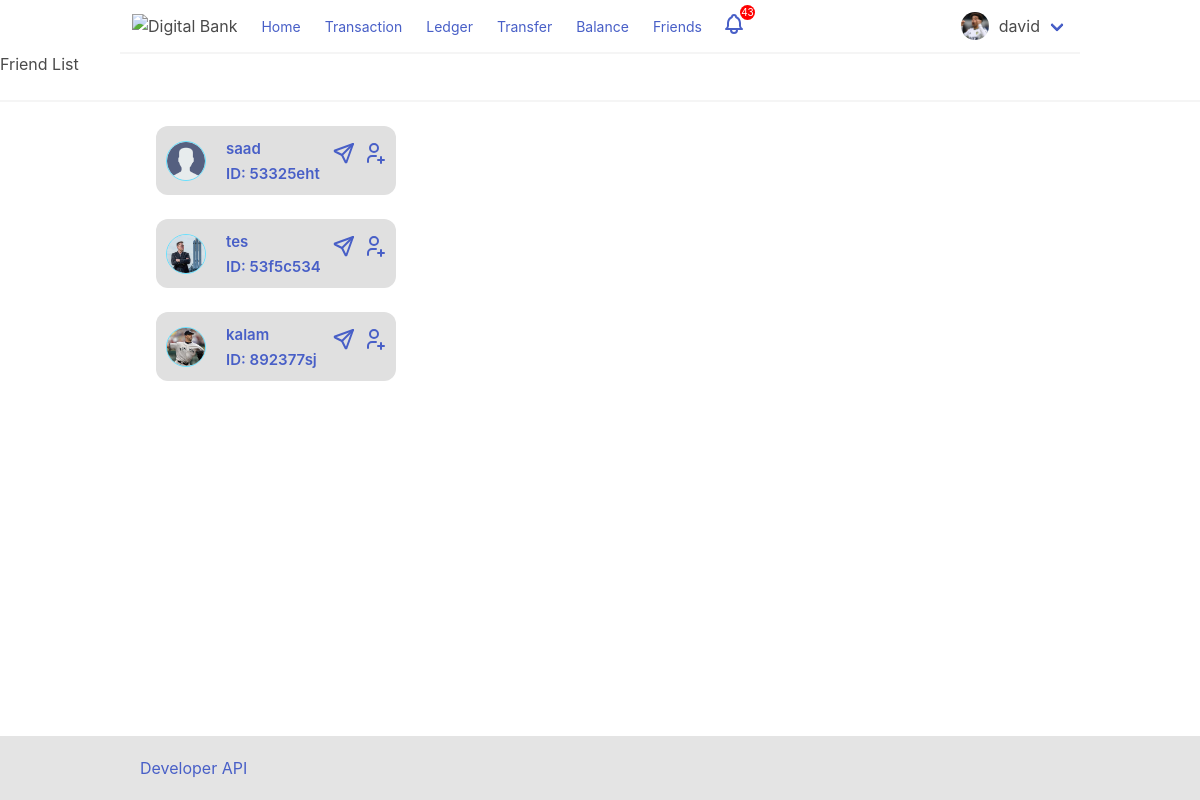
Page /friends/ (signed in) on the committed database.
### base/models.py (models this page shows, shortened)
class User(AbstractUser):
    name = models.CharField(max_length=200, null=True)
    username = models.CharField(unique=True, max_length=10)
    email = models.EmailField(unique=True, null=True)
    avater = models.ImageField()
    USERNAME_FIELD = 'username'
    REQUIRED_FIELDS = ['email']

class BankAccount(models.Model):
    user = models.ForeignKey(User, on_delete=models.CASCADE)
    account_id = models.CharField(max_length=8, unique=True)
    balance = models.FloatField()

### base/views.py (the view)
# urls.py: path('friends/', views.friends, name='friends'),
def friends(request):
    accounts = BankAccount.objects.all()
    accounts = BankAccount.objects.exclude(user=request.user)
    context = {'accounts': accounts}
    return render(request, 'friends.html', context)

### templates/friends.html (shortened to what this page needs)
{% extends 'base.html' %}
{% load static %}
{% block content %}
<main>
    <p>Friend List</p>
    <hr>
    {% if account.user.username == request.user.username %}
    nothing
    {% else %}
    {% for account in accounts %}
    <div class="friends">
        <a href="{% url 'profile' account.user.username %}"><img src="{{ account.user.avater.url }}" alt=""></a>
        <div class="friend-info">
            <p><a href="{% url 'profile' account.user.username %}">{{ account.user.username }}</a></p>
            <p><a href="{% url 'balance' account.user.username %}">ID: {{ account.account_id }}</a></p>
        </div>
        <a href="{% url 'friend_transfer' account.account_id %}">
        </a>
        <a href="">
        </a>
    </div>
    {% endfor %}
    {% endif %}
</main>
{% endblock content %}

### templates/base.html (shortened to what this page needs)
{% load static %}
<!DOCTYPE html>
<html lang="en">
<head>
    <link rel="stylesheet" href="{% static 'css/style.css' %}">
    <link rel="stylesheet" href="{% static 'css/bulma.min.css' %}">
</head>
<body>
    <header>
        <nav class="navbar has-shadow">
            <div class="navbar-brand">
                <a class="navbar-item" href="{% url 'home' %}">
                    <img src="" alt="Digital Bank">
                </a>
            </div>
            <div class="navbar-menu">
                <div class="navbar-start">
                    <div class="navbar-item">
                        <small><a href="{% url 'home' %}">Home</a></small>
                    </div>
                    {% if request.user.is_authenticated %}
                    <div class="navbar-item">
                        <small><a href="{% url 'transaction' %}">Transaction</a></small>
                    </div>
                    <div class="navbar-item">
                        <small><a href="{% url 'ledger' %}">Ledger</a></small>
                    </div>
                    <div class="navbar-item">
                        <small><a href="{% url 'transfer' %}">Transfer</a></small>
                    </div>
                    <div class="navbar-item">
                        <small><a href="{% url 'balance' request.user.username %}">Balance</a></small>
                    </div>
                    <div class="navbar-item">
                        <small><a href="{% url 'friends' %}">Friends</a></small>
                    </div>
                    <div class="navbar-item">
                        <small><a href="{% url 'notification' %}"></a></small><span id="notification-count">43</span>
                    </div>
                    {% endif %}
                </div>
                {% if request.user.is_authenticated %}
                <div class="navbar-end">
                    <div class="navbar-item has-dropdown is-hoverable">
                        <div class="navbar-link">
                            <img src="{{ request.user.avater.url }}" alt="{% static 'images/user.png' %}"
                                style="width: 1.75rem; height: 1.75rem; border-radius: 50%; object-fit: cover;margin-right: 10px;">
                            {{ request.user.username }}
                        </div>
                    </div>
                </div>
                {% endif %}
            </div>
        </nav>
    </header>
    {% block content %}
    {% endblock content %}
    <footer>
        <ul>
            <li><a href="{% url 'developer' %}">Developer API</a></li>
        </ul>
    </footer>
</body>
</html>

### static/css/style.css (style rules this page uses)
body { padding: 0; margin: 0; }
.navbar { margin: 0 10%; }
.friends { position: relative; display: flex; align-items: center; justify-content: flex-start; gap: 20px; background-color: #e0e0e0; width: 15rem; padding: 10px; margin: 2% 13%; border-radius: 12px; }
.friends a { margin: 0; padding: 0; height: 40px; }
.friends a img { height: 40px; width: 40px; border-radius: 50%; border: 1px solid #67e1ff; object-fit: cover; }
.friend-info { flex-direction: column; gap: 0px; font-weight: 600; }
.friend-info a:nth-child(1) { font-size: 15px; }
.icon-tabler-message-circle, .icon-tabler-bell { cursor: pointer; }
#notification-count { height: 15px; width: 15px; border-radius: 50%; object-fit: cover; box-sizing: border-box; background-color: red; margin-top: -27px; margin-left: -2px; color: white; font-size: 10px; text-align: center; }
.icon-tabler-send { position: absolute; right: 40px; cursor: pointer; }
.icon-tabler-user-plus { position: absolute; right: 10px; cursor: pointer; }
footer { position: absolute; background-color: #e4e4e4; bottom: 0; width: 100%; }
footer ul { margin: 0 10%; padding: 20px; }

### rows in the picture
User: user.avater (placeholder picture), user.username "david"
BankAccount: user.avater (picture), user.username "saad", account_id "53325eht"
BankAccount: user.avater (picture), user.username "tes", account_id "53f5c534"
BankAccount: user.avater (picture), user.username "kalam", account_id "892377sj"
